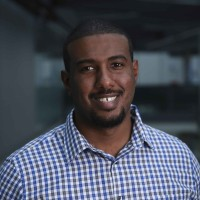
#> input picture images/hassan-sirelkhatim.jpeg, 200 x 200 px
$ python generate_speaker_avatars.py
#> lines starting #> are read from the running program, lines starting #| are printed output that depends on the picture; after the words box and inside, x2 and y2 are one past the last pixel; in counts of white or black regions, pixels touching at a corner belong together
#!/usr/bin/env python3
"""
Generate circular profile images for Deep Matters: Foundations conference speakers.
Simple circular avatars with golden border.
"""

from PIL import Image, ImageDraw
import os
from pathlib import Path

# Configuration
OUTPUT_DIR = "speaker_avatars"
AVATAR_SIZE = 400  # Size of the circular avatar

# Speaker data (extracted from speakers-config.js)
SPEAKERS = {
    "hassan-sirelkhatim": {
        "name": "Hassan Sirelkhatim",
        "image": "images/hassan-sirelkhatim.jpeg",
    },
    "peter-coveney": {
        "name": "Prof. Peter Coveney",
        "image": "images/peter-coveney.jpg",
    },
    "james-gin": {
        "name": "James Gin-Pollock",
        "image": "images/james-gin.jpg",
    },
    "kevin-jablonka": {
        "name": "Dr. Kevin Maik Jablonka",
        "image": "images/kevin-jablonka.jpg",
    },
    "steven-kench": {
        "name": "Dr. Steven Kench",
        "image": "images/steven-kench.jpg",
    },
    "sina-samangooei": {
        "name": "Dr. Sina Samangooei",
        "image": "images/sina-samangooei.jpg",
    },
    "lei-ge": {
        "name": "Lei Ge",
        "image": "images/lei-ge.JPG",
    },
    "ronan-docherty": {
        "name": "Ronan Docherty",
        "image": "images/ronan-docherty.jpg",
    },
    "francesco-ferroni": {
        "name": "Dr. Francesco Ferroni",
        "image": "images/francesco-ferroni.jpg",
    }
}

# Colors
COLOR_ACCENT = "#fab22b"  # Golden border


def create_circular_avatar(image_path, size=400, border_width=8, border_color="#fab22b"):
    """Create a circular avatar with border from an image."""
#> called with image_path = 'images/hassan-sirelkhatim.jpeg', size = 400, border_width = 8, border_color = '#fab22b'
    # Open and convert image
    img = Image.open(image_path).convert("RGB")
#> img is the input picture: PIL image 200x200 RGB; mean R, G, B 74.2, 77.8, 89.9

    # Crop to square from center
    width, height = img.size
#> width = 200; height = 200
    min_dim = min(width, height)
#> min_dim = 200
    left = (width - min_dim) // 2
#> left = 0
    top = (height - min_dim) // 2
#> top = 0
    right = left + min_dim
#> right = 200
    bottom = top + min_dim
#> bottom = 200
    img = img.crop((left, top, right, bottom))

    # Calculate inner size (accounting for border)
    inner_size = size - (border_width * 2)

    # Resize to inner size
    img = img.resize((inner_size, inner_size), Image.LANCZOS)
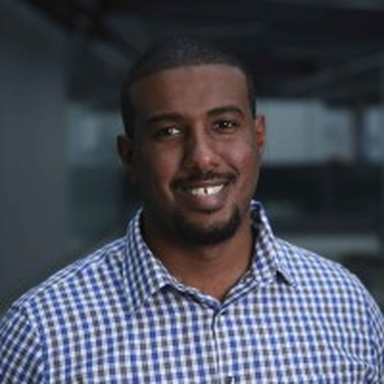
#> img: PIL image 384x384 RGB; mean R, G, B 74.2, 77.8, 89.9

    # Create circular mask for the photo
    mask = Image.new('L', (inner_size, inner_size), 0)
#> mask: PIL image 384x384 L; every value is 0
    draw = ImageDraw.Draw(mask)
    draw.ellipse((0, 0, inner_size, inner_size), fill=255)

    # Create output image with transparent background
    output = Image.new('RGBA', (size, size), (0, 0, 0, 0))
#> output: PIL image 400x400 RGBA; every value is 0
    draw_output = ImageDraw.Draw(output)

    # Draw border circle
    draw_output.ellipse((0, 0, size, size), fill=border_color)

    # Create circular photo
    circular_photo = Image.new('RGBA', (inner_size, inner_size), (0, 0, 0, 0))
#> circular_photo: PIL image 384x384 RGBA; every value is 0
    circular_photo.paste(img, (0, 0))
    circular_photo.putalpha(mask)
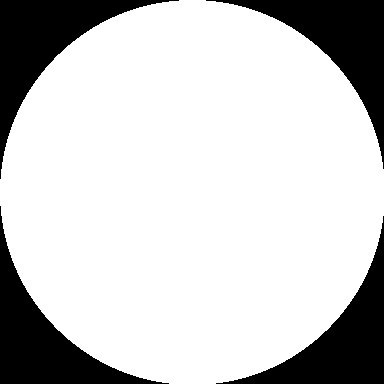
#> mask: PIL image 384x384 L; 78.9% white; 4 black regions, box (x1, y1, x2, y2) and area: (0, 0, 179, 179) 7966, (206, 0, 384, 169) 7787, (0, 206, 169, 384) 7787, (216, 216, 384, 384) 7609
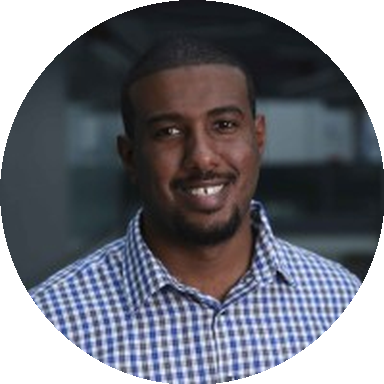
#> circular_photo: PIL image 384x384 RGBA; mean R, G, B, A 74.2, 77.8, 89.9, 201.1; transparent parts drawn white

    # Paste circular photo in the center (with border)
    output.paste(circular_photo, (border_width, border_width), circular_photo)
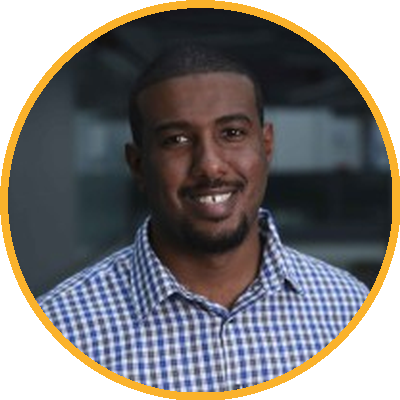
#> output: PIL image 400x400 RGBA; mean R, G, B, A 70.1, 67.4, 66.9, 201.1; transparent parts drawn white

    return output


def main():
    """Generate circular avatars for all speakers."""

    # Create output directory
    output_path = Path(OUTPUT_DIR)
    output_path.mkdir(exist_ok=True)

    print(f"Generating circular avatars for {len(SPEAKERS)} speakers...")
    print(f"Output directory: {output_path.absolute()}")
    print(f"Avatar size: {AVATAR_SIZE}x{AVATAR_SIZE} pixels\n")

    for speaker_id, speaker_data in SPEAKERS.items():
        try:
            avatar = create_circular_avatar(
                speaker_data["image"],
                size=AVATAR_SIZE,
                border_width=8,
                border_color=COLOR_ACCENT
            )
            output_file = output_path / f"{speaker_id}-avatar.png"
            avatar.save(output_file, "PNG", quality=95, optimize=True)
            print(f"✓ Generated: {output_file.name} - {speaker_data['name']}")
        except Exception as e:
            print(f"✗ Error generating avatar for {speaker_id}: {e}")
#> pass 2 of the loop in main, `for speaker_id, speaker_data in SPEAKERS.items():`:
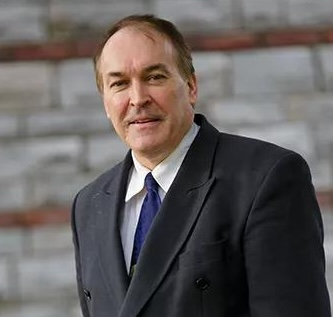
#> input picture images/peter-coveney.jpg, 333 x 317 px
#> in create_circular_avatar, img is the input picture: PIL image 333x317 RGB; mean R, G, B 100.3, 94.9, 93.9
#> in create_circular_avatar (call 2), `img = img.crop((left, top, right, bottom))`:
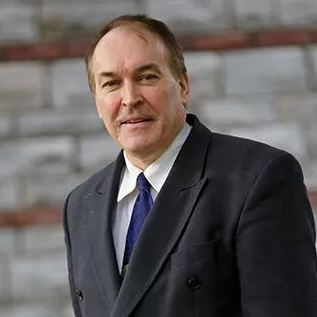
#> img: PIL image 317x317 RGB; mean R, G, B 98.8, 93.2, 92.3
#> in create_circular_avatar (call 2), `output.paste(circular_photo, (border_width, border_width), circular_ph..`:
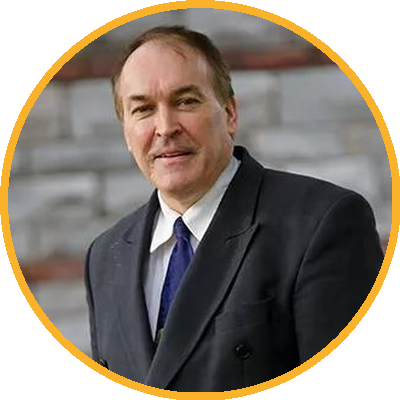
#> output: PIL image 400x400 RGBA; mean R, G, B, A 87.1, 78, 68.9, 201.1; transparent parts drawn white
#> pass 3 of the loop in main, `for speaker_id, speaker_data in SPEAKERS.items():`:
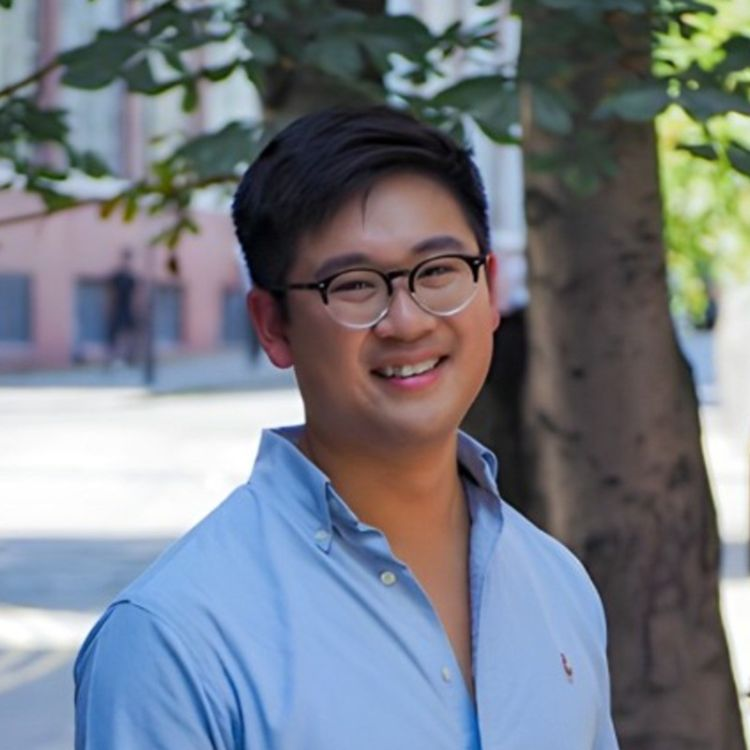
#> input picture images/james-gin.jpg, 750 x 750 px
#> in create_circular_avatar, img is the input picture: PIL image 750x750 RGB; mean R, G, B 117.6, 123.9, 133.1
#> in create_circular_avatar (call 3), `circular_photo.putalpha(mask)`:
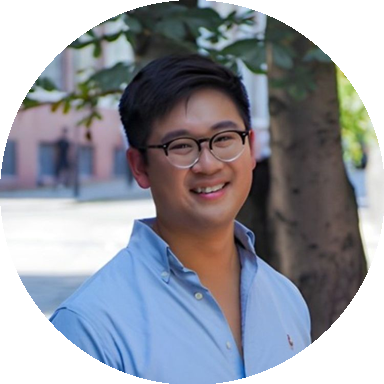
#> circular_photo: PIL image 384x384 RGBA; mean R, G, B, A 117.6, 123.9, 133.1, 201.1; transparent parts drawn white
#> in create_circular_avatar (call 3), `output.paste(circular_photo, (border_width, border_width), circular_ph..`:
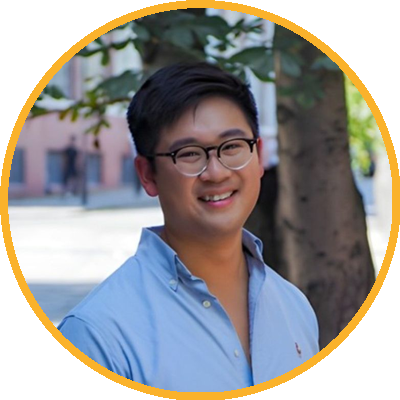
#> output: PIL image 400x400 RGBA; mean R, G, B, A 101.2, 99.6, 99.3, 201.1; transparent parts drawn white
#> the loop made 9 passes; the first 3 are shown

    print(f"\nDone! Generated {len(SPEAKERS)} circular avatars in {OUTPUT_DIR}/")
    print("All avatars have transparent backgrounds and can be used on any background color.")


if __name__ == "__main__":
    main()
